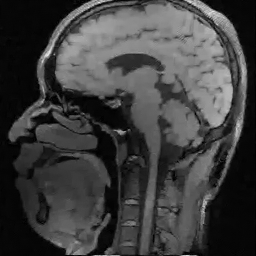
%> input picture rec_image.png, 256 x 256 px
$ octave radon_main_process.m   (GNU Octave 9; MATLAB toolbox functions it lacks are replaced by stand-ins)
%> lines starting %> are read from the running program, lines starting %| are printed output that depends on the picture
### radon_full.m
function [A,x] = radon_full(img,theta,p_start)
% img 输入图片
% theta 角度（个数）
% p_start 起始点(x0,y0)
[length,width] = size(img);
A = zeros(theta,length,width);
x = zeros(theta,1);


if 0<p_start(1)&& p_start(1)<width &&  0<p_start(0) && p_start(0)<length
    error('初始点在图像内部');
end

if theta<=0
    error('角度个数非法');
end
x0 = p_start(1);
y0 = p_start(2);
[p_end1,p_end2] = get_end_line(x0,y0,length,width);
p_end_total = [linspace(p_end1(1),p_end2(1),theta);linspace(p_end1(2),p_end2(2),theta)];
for i = 1:size(p_end_total,2)
    [A(i,:,:),x(i)]=radon_single(img,p_start,p_end_total(:,i));
end

end

function [p_end1,p_end2] = get_end_line(x0,y0,length,width) %获得终点对应的直线的端点
p_end1 = zeros(2,1);
p_end2 = zeros(2,1);
if (x0<0 && y0<0) || (x0>length && y0>width)
    p_end1 = [-x0,2*width-y0];
    p_end2 = [2*length-x0,-y0];
end

if (x0>length && y0<0) || (x0<0 && y0>width)
    p_end1 = [-x0,-y0];
    p_end2 = [2*length-x0,2*width-y0-y0];
end

if 0<x0 && x0<length && y<0
    h = -y0;
    s = x0;
    p_end1 = [-(s/h)*width,width];
    s = length-x0;
    p_end2 = [length+(s/h)*width,width];
end

if 0<y0 && y0<width && x0>length
    h = x0-length;
    s = y0;
    p_end1 = [0,-(s/h)*length];
    s = width-y0;
    p_end2 = [0,width+(s/h)*length];
end

if 0<x0 && x0<length && y0>width
    h = y0-width;
    s = x0;
    p_end1 = [-(s/h)*width,0];
    s = length-x0;
    p_end2 = [length+(s/h)*width,0];
end

if 0<y0 && y0<width && x0<0
    h = -x0;
    s = y0;
    p_end1 = [length,-(s/h)*length];
    s = width-y0;
    p_end2 = [length,width+(s/h)*length];
end
end

### radon_single.m
function [A,x] = radon_single(img,p_start,p_end)
% img 输入图片
% p_start 起始点(x0,y0)
% p_end 终止点(x1,y1)
%

[length,width] = size(img);
A = zeros(length,width);
x = 0;

x1 = p_start(1);
y1 = p_start(2);
x2 = p_end(1);
y2 = p_end(2);

if x1==x2
    if x1<0 || x1>length
        A = A;
        x = x;
    else
        A(:,ceil(x1)) = double(img(:,ceil(x1)));
        x = sum(double(img(:,ceil(x1))));
    end
end
% y = kx+b
% x = (y-b)/k
k = (y2-y1)/(x2-x1);
b = (y1*x2-y2*x1)/(x2-x1);
% x交点
x_axis = 0:length;
y_axis = zeros(1,length+1);
pt = [];
for i = 1:size(x_axis,2)
    if 0<(k*x_axis(i)+b) && length>=(k*x_axis(i)+b)
        y_axis(i) = (k*x_axis(i)+b);
        pt = [pt,[x_axis(i);y_axis(i)]];
    end
end
% y交点
y_axis = 0:width;
x_axis = zeros(1,width+1);
for i = 1:size(y_axis,2)
    if 0<(y_axis(i)-b)/k && width>=(y_axis(i)-b)/k
        x_axis(i) = (y_axis(i)-b)/k;
        pt = [pt,[x_axis(i);y_axis(i)]];
    end
end
% pt代表和坐标轴的交点
pt = sort(pt,2);

% 算每格的线段的长度
for i = 1:size(pt,2)-1
    pt_s = pt(:,i);
    pt_e = pt(:,i+1);
    A(ceil(pt_e(1)),ceil(pt_e(2))) = norm(pt_e-pt_s);
end
A = A.*double(img);
x = sum(sum(A));
end

### radon_main_process.m
clear;
img = double(imread('rec_image.png'));
%> img: size 256x256 double; min 0, max 230, mean 63.2; mean of the top-left, top-right, bottom-left and bottom-right quarters 59.7, 99.9, 43.5, 49.8
theta = 900;
p_start = [-100,-100];
[A,x] = radon_full(img,theta,p_start);
%> the loop in radon_full, `for i = 1:size(p_end_total,2)` made 900 passes
%> pass 2, in radon_single (call 2), `A = A.*double(img);`:
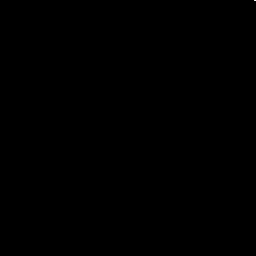
%> A: size 256x256 double; min 0, max 2.08, mean 5.98e-05; drawn with min black and max white
%> after the loop in radon_full, `for i = 1:size(p_end_total,2)`: x = 900 values, max 25468.2 at index 256, min 0 at index 1, mean 12361.1
res_A = reshape(A,theta,[]);
res_img = reshape(img,[],1);
y_pro = res_A'*x;
image(reshape(y_pro,[],256));
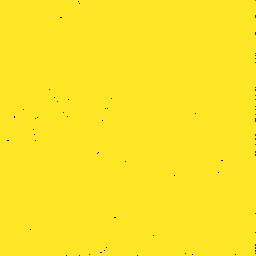
%> displayed picture: size 256x256x3, on the screen's scale of 0 to 255; mean R, G, B 252.8, 230.7, 37.1
